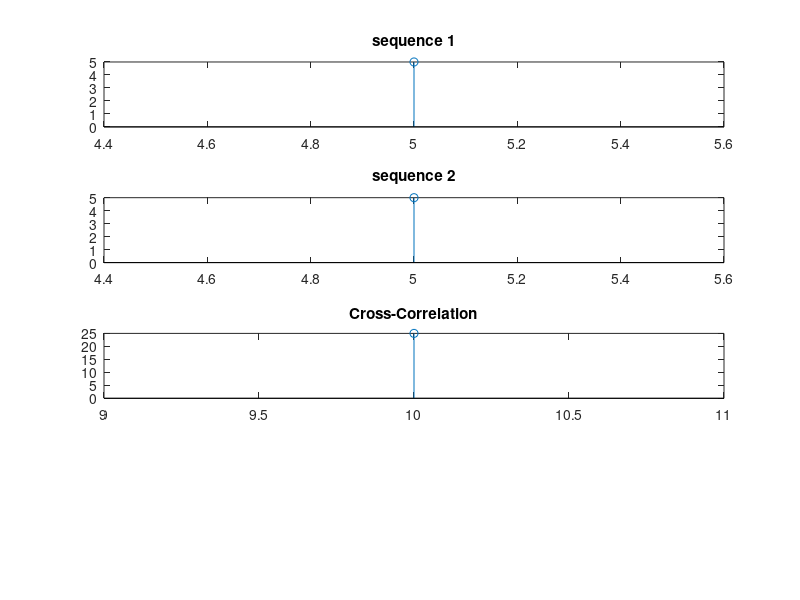

This figure's MATLAB source:
clc;
clear all;
close all;
x = input('Enter sequence1')
y = input('Enter sequence2')
stx = input('Enter starting point of sequence1')
sty = input('Enter starting point of sequence2')

nx = stx:stx+length(x)-1
ny = sty:sty+length(y)-1

subplot(4,1,1)
stem(nx,x)
title('sequence 1')

subplot(4,1,2)
stem(ny,y)
title('sequence 2')

%folding
x1 = fliplr(y);%flipped the sequence
n1 = fliplr(ny);%flipped the time span
n1 = -1.*n1; %negated the time span to get folding effect

%linear_convolution
conv_start = stx + sty;
conv_last = length(x)+length(x1)-1;
conv_n = conv_start:conv_start+conv_last-1;

conv_mat = zeros(length(x),length(y));

for i=1:length(x)
    for j=1:length(x1)
        conv_mat(i,j) = x(i)*x1(j)%creating convolution matrix
    end
end

conv_sequence = zeros(1,conv_last)

for k=2:(conv_last+1)
    temp_sum = 0
    for i = 1:length(x)
        for j = 1:length(x1)
            if i+j == k
                temp_sum = temp_sum + conv_mat(i,j)%logic-only sum those elements whose sum of indices/location is equal to a value which is constant throughout the given diagonal.
            end
        end
    end
    conv_sequence(k-1) = temp_sum
end

subplot(4,1,3)
stem(conv_n, conv_sequence)
hold on
title('Cross-Correlation')
hold off